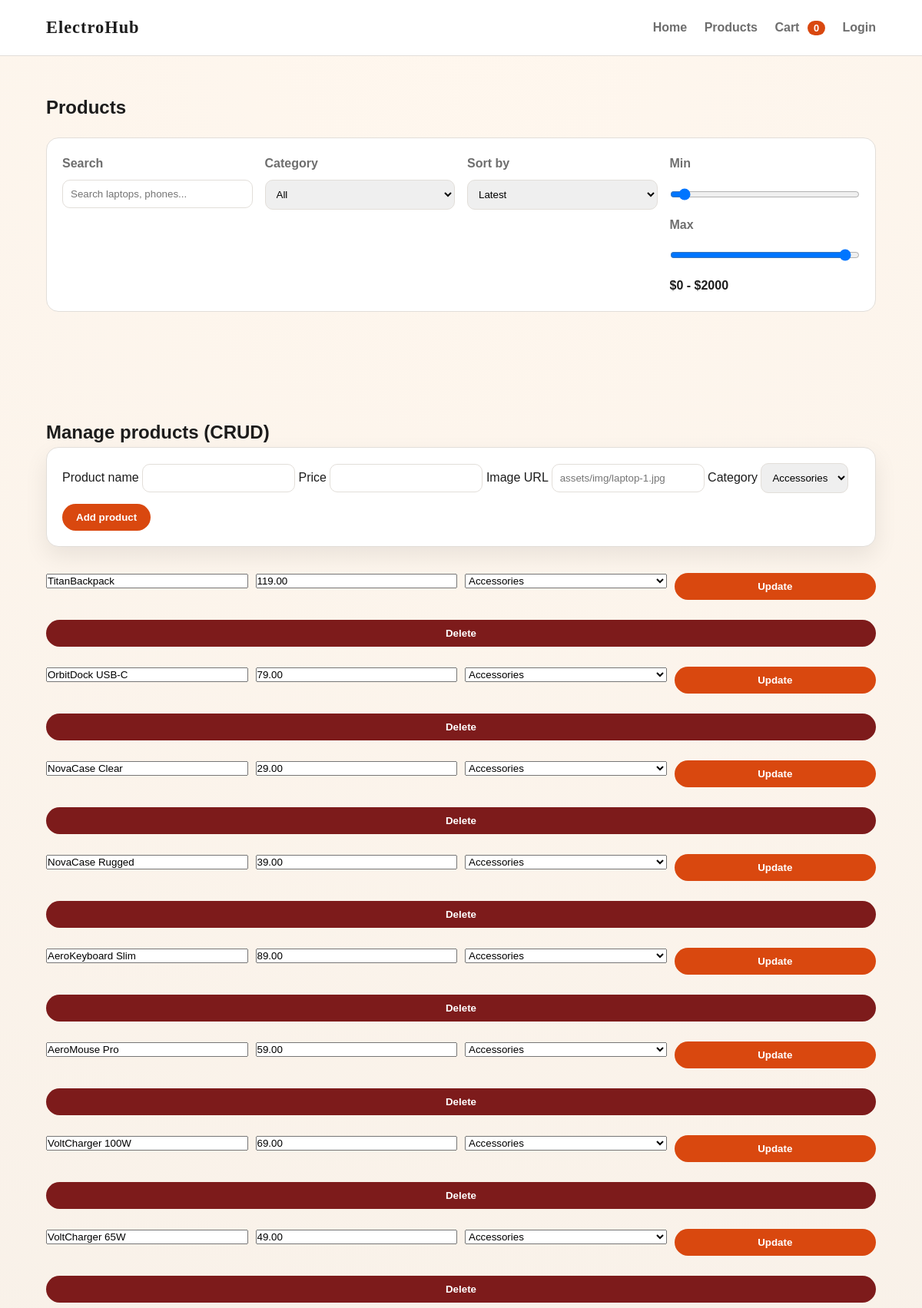
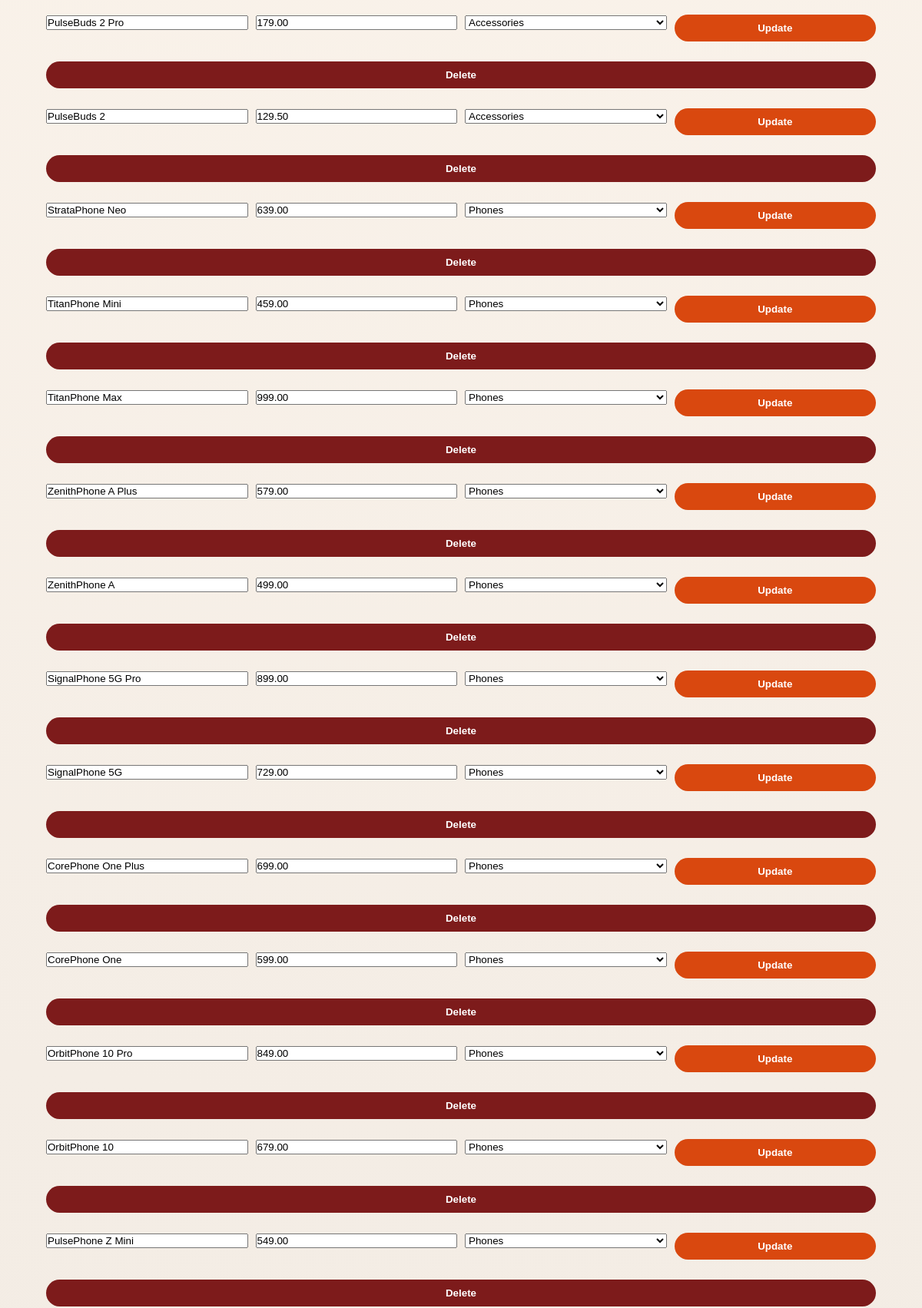
/products.php (upper part), run on the app's committed database (2 pictures, top to bottom).
### tables this page shows
CREATE TABLE IF NOT EXISTS products (
  id INT AUTO_INCREMENT PRIMARY KEY,
  name VARCHAR(200) NOT NULL,
  price DECIMAL(10,2) NOT NULL,
  image_url VARCHAR(255) DEFAULT NULL,
  category_id INT NOT NULL,
  created_at TIMESTAMP DEFAULT CURRENT_TIMESTAMP,
  FOREIGN KEY (category_id) REFERENCES categories(id)
);

CREATE TABLE IF NOT EXISTS categories (
  id INT AUTO_INCREMENT PRIMARY KEY,
  name VARCHAR(100) NOT NULL
);

### includes/init.php (called while the page is built, shortened)
<?php
$cartCount = 0;
$currentUser = $_SESSION['user'] ?? null;

### products.php (the view, shortened to what this page needs)
<?php
require __DIR__ . '/includes/db.php';
$categories = $pdo->query('SELECT id, name FROM categories ORDER BY name')->fetchAll();
$manageProducts = $pdo->query('SELECT products.id, products.name, products.price, products.category_id, categories.name AS category_name FROM products JOIN categories ON categories.id = products.category_id ORDER BY products.id DESC')->fetchAll();
include __DIR__ . '/includes/header.php';
?>
<section class="container section">
  <h1>Products</h1>
  <div class="filters">
    <label>Search
      <input type="search" id="searchInput" placeholder="Search laptops, phones..." />
    </label>
    <label>Category
      <select id="categorySelect">
        <option value="">All</option>
      </select>
    </label>
    <label>Sort by
      <select id="sortSelect">
        <option value="latest">Latest</option>
      </select>
    </label>
    <div class="price-range">
      <label>Min
        <input type="range" id="minPrice" min="0" max="2000" step="10" value="0" />
      </label>
      <label>Max
        <input type="range" id="maxPrice" min="0" max="2000" step="10" value="2000" />
      </label>
      <div class="price-display">
        <span id="minPriceValue">$0</span> - <span id="maxPriceValue">$2000</span>
      </div>
    </div>
  </div>
</section>
<section class="container section">
  <h2>Manage products (CRUD)</h2>
  <form class="card" method="post" action="">
    <label>Product name
      <input type="text" name="name" required />
    </label>
    <label>Price
      <input type="number" name="price" min="1" step="0.01" required />
    </label>
    <label>Image URL
      <input type="text" name="image_url" placeholder="assets/img/laptop-1.jpg" />
    </label>
    <label>Category
      <select name="category_id" required>
        <?php foreach ($categories as $category): ?>
          <option value="<?php echo $category['id']; ?>"><?php echo htmlspecialchars($category['name']); ?></option>
        <?php endforeach; ?>
      </select>
    </label>
    <button class="btn" type="submit">Add product</button>
  </form>
  <div class="manage-list">
    <?php foreach ($manageProducts as $product): ?>
      <form class="manage-row" method="post" action="">
        <input type="text" name="name" value="<?php echo htmlspecialchars($product['name']); ?>" required />
        <input type="number" name="price" min="1" step="0.01" value="<?php echo $product['price']; ?>" required />
        <select name="category_id" required>
          <?php foreach ($categories as $category): ?>
            <option value="<?php echo $category['id']; ?>" <?php echo $category['id'] == $product['category_id'] ? 'selected' : ''; ?>>
              <?php echo htmlspecialchars($category['name']); ?>
            </option>
          <?php endforeach; ?>
        </select>
        <button class="btn" type="submit">Update</button>
      </form>
      <form class="manage-row" method="post" action="">
        <button class="btn danger" type="submit">Delete</button>
      </form>
    <?php endforeach; ?>
  </div>
</section>
<?php include __DIR__ . '/includes/footer.php'; ?>

### includes/header.php (shortened to what this page needs)
<?php
require_once __DIR__ . '/init.php';
?>
<!doctype html>
<html lang="en">
<head>
  <link rel="stylesheet" href="assets/css/style.css" />
</head>
<body>
  <header class="site-header">
    <div class="container header-row">
      <a class="logo" href="index.php">ElectroHub</a>
      <nav class="nav">
        <a href="index.php">Home</a>
        <a href="products.php">Products</a>
        <a href="cart.php">Cart <span class="cart-count" id="cartCount"><?php echo $cartCount; ?></span></a>
        <?php if ($currentUser): ?>
          <span class="nav-user">Hi, <?php echo htmlspecialchars($currentUser['full_name']); ?></span>
          <a href="logout.php">Logout</a>
        <?php else: ?>
          <a href="auth.php">Login</a>
        <?php endif; ?>
      </nav>
    </div>
  </header>
  <main class="site-main">

### includes/footer.php (shortened to what this page needs)
  </main>
</body>
</html>

### assets/css/style.css (style rules this page uses)
:root { --bg: #f7f3ef; --ink: #1c1c1c; --accent: #d9480f; --accent-dark: #b33b0c; --muted: #6e6e6e; --card: #ffffff; --border: #e2ded9; --shadow: 0 12px 30px rgba(0, 0, 0, 0.08); --font-title: 'Georgia', serif; --font-body: 'Trebuchet MS', sans-serif; }
* { box-sizing: border-box; margin: 0; padding: 0; }
body { font-family: var(--font-body); background: radial-gradient(circle at top, #fff7ee 0%, #f4ede5 45%, #efe8df 100%); color: var(--ink); line-height: 1.6; }
a { color: inherit; text-decoration: none; }
.container { width: min(1100px, 90%); margin: 0 auto; }
.site-header { background: #fff; border-bottom: 1px solid var(--border); position: sticky; top: 0; z-index: 10; }
.header-row { display: flex; align-items: center; justify-content: space-between; padding: 18px 0; }
.logo { font-family: var(--font-title); font-size: 1.4rem; letter-spacing: 1px; font-weight: 700; }
.nav a { margin-left: 18px; font-weight: 600; color: var(--muted); }
.cart-count { background: var(--accent); color: #fff; border-radius: 999px; padding: 2px 8px; font-size: 0.8rem; margin-left: 6px; }
.site-main { min-height: 70vh; }
.section { padding: 48px 0; }
.category-card, .card { background: var(--card); padding: 20px; border-radius: 16px; border: 1px solid var(--border); box-shadow: var(--shadow); }
.btn { background: var(--accent); color: #fff; padding: 10px 18px; border: none; border-radius: 999px; font-weight: 600; cursor: pointer; display: inline-block; margin-top: 14px; }
.btn.danger { background: #7d1b1b; }
.filters { display: grid; gap: 16px; grid-template-columns: repeat(auto-fit, minmax(180px, 1fr)); margin: 20px 0 32px; background: #fff; padding: 20px; border-radius: 16px; border: 1px solid var(--border); }
.filters label { font-weight: 600; color: var(--muted); display: flex; flex-direction: column; gap: 8px; }
.filters input, .filters select, .card input, .card select { padding: 10px; border-radius: 10px; border: 1px solid var(--border); }
.price-range { display: grid; gap: 8px; }
.price-display { font-weight: 700; }
.manage-list { display: grid; gap: 12px; margin-top: 20px; }
.manage-row { display: grid; gap: 10px; grid-template-columns: repeat(auto-fit, minmax(160px, 1fr)); align-items: center; }

### data on the page
products: name "TitanBackpack", price "119.00", category_id "Accessories"
products: name "OrbitDock USB-C", price "79.00", category_id "Accessories"
products: name "NovaCase Clear", price "29.00", category_id "Accessories"
products: name "NovaCase Rugged", price "39.00", category_id "Accessories"
products: name "AeroKeyboard Slim", price "89.00", category_id "Accessories"
products: name "AeroMouse Pro", price "59.00", category_id "Accessories"
products: name "VoltCharger 100W", price "69.00", category_id "Accessories"
products: name "VoltCharger 65W", price "49.00", category_id "Accessories"
products: name "PulseBuds 2 Pro", price "179.00", category_id "Accessories"
products: name "PulseBuds 2", price "129.50", category_id "Accessories"
products: name "StrataPhone Neo", price "639.00", category_id "Phones"
products: name "TitanPhone Mini", price "459.00", category_id "Phones"
products: name "TitanPhone Max", price "999.00", category_id "Phones"
products: name "ZenithPhone A Plus", price "579.00", category_id "Phones"
products: name "ZenithPhone A", price "499.00", category_id "Phones"
products: name "SignalPhone 5G Pro", price "899.00", category_id "Phones"
products: name "SignalPhone 5G", price "729.00", category_id "Phones"
products: name "CorePhone One Plus", price "699.00", category_id "Phones"
products: name "CorePhone One", price "599.00", category_id "Phones"
products: name "OrbitPhone 10 Pro", price "849.00", category_id "Phones"
products: name "OrbitPhone 10", price "679.00", category_id "Phones"
products: name "PulsePhone Z Mini", price "549.00", category_id "Phones"

### other printed values
$cartCount "0"
form field category_id "Accessories"
